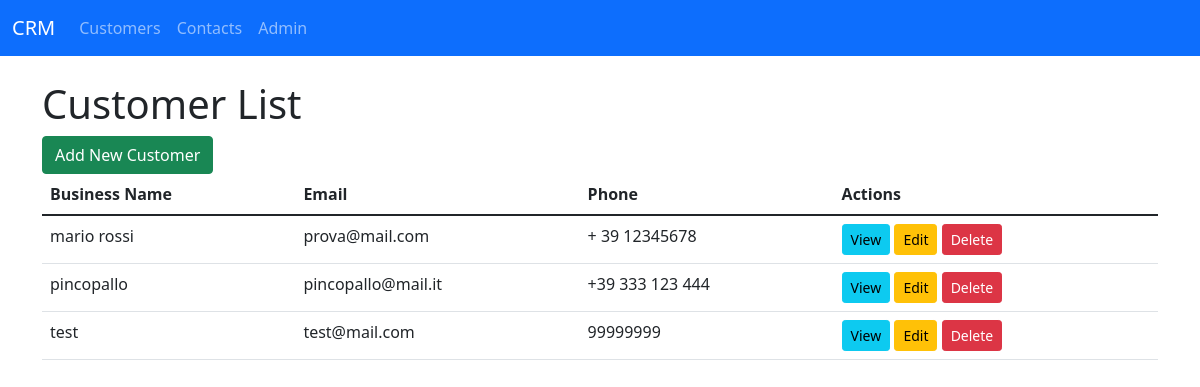
The app's page /customers/ with its own data.
### customers/models.py (models this page shows, shortened)
class Customer(models.Model):
    business_name = models.CharField(max_length=255, unique=True, default="Unknown")
    p_iva = models.CharField("P.IVA", max_length=20, unique=True, blank=True, null=True)
    sdi_code = models.CharField("SDI Code", max_length=20, blank=True, null=True)
    pec = models.EmailField("PEC Email", blank=True, null=True)
    email = models.EmailField("Regular Email", blank=True, null=True)
    phone = models.CharField("Telephone", max_length=15, blank=True, null=True)
    address = models.TextField(blank=True, null=True)
    created_at = models.DateTimeField(auto_now_add=True)
    updated_at = models.DateTimeField(auto_now=True)

### customers/views.py (the view)
# urls.py: path('', views.home_view, name='home'),  # Root URL points to customer_list
def customer_list(request):
    customers = Customer.objects.all()
    return render(request, 'customers/customer_list.html', {'customers': customers})

### customers/templates/customers/customer_list.html (shortened to what this page needs)
{% extends "base.html" %}
{% block content %}
<h1>Customer List</h1>
<a href="{% url 'customers:add_customer' %}" class="btn btn-success">Add New Customer</a>
<table class="table">
    <thead>
        <tr>
            <th>Business Name</th>
            <th>Email</th>
            <th>Phone</th>
            <th>Actions</th>
        </tr>
    </thead>
    <tbody>
        {% for customer in customers %}
        <tr>
            <td>{{ customer.business_name }}</td>
            <td>{{ customer.email }}</td>
            <td>{{ customer.phone }}</td>
            <td>
                <a href="{% url 'customers:read' customer.id %}" class="btn btn-info btn-sm">View</a>
                <a href="{% url 'customers:edit' customer.id %}" class="btn btn-warning btn-sm">Edit</a>
                <a href="{% url 'customers:delete' customer.id %}" class="btn btn-danger btn-sm" onclick="return confirm('Are you sure you want to delete this customer?');">Delete</a>
            </td>
        </tr>
        {% endfor %}
    </tbody>
</table>
{% endblock %}

### records on screen
Customer: business_name "mario rossi", email "prova@mail.com", phone "+ 39 12345678"
Customer: business_name "pincopallo", email "pincopallo@mail.it", phone "+39 333 123 444"
Customer: business_name "test", email "test@mail.com", phone "99999999"
